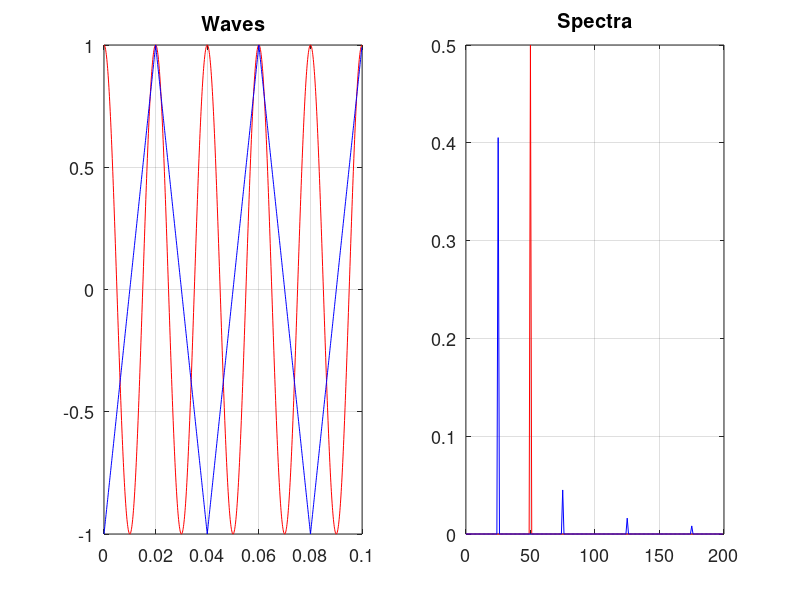
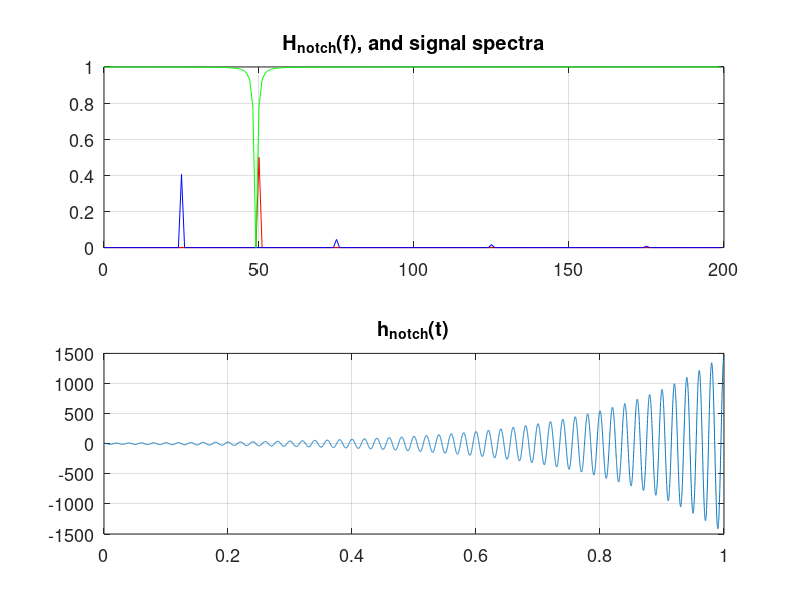
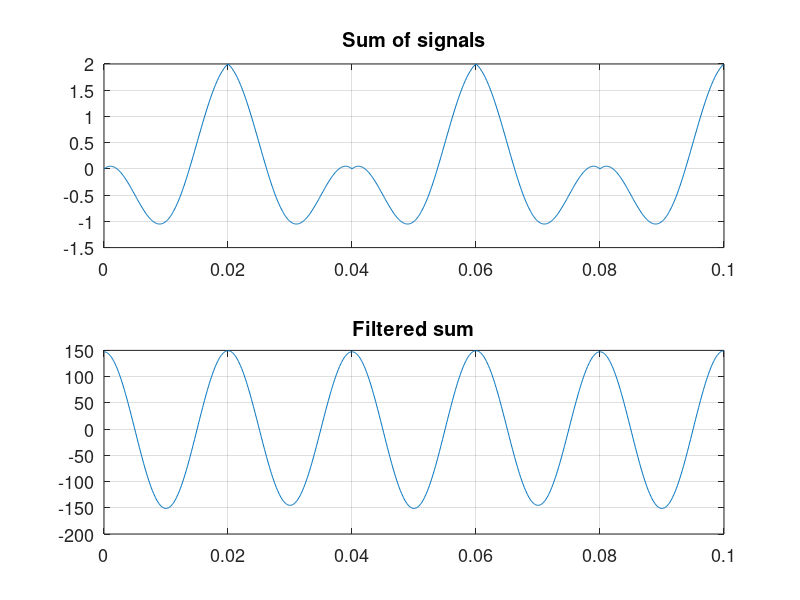

MATLAB code for these plots, in order:
% file: e6_7_tri_cosine_notch.m  % Notch filter to remove a cosine from sum of triangle and cosine
% cosine: (red)  (red) frequency 50 Hertz, period 0.02
% Triangle: (blue) period 0.04 -> harmonics 25*k Hertz, k odd
% Sample=10000/second. Duration=1 second.
clear; close all; set(0,'defaultAxesFontSize',13);
t=[0:9999]/10000;
S=cos(2*pi*50*t); S=S'; % 50 Hertz sinusoid, then convert to column vector
T = [[-100:99]'*ones(1,25);[100:-1:-99]'*ones(1,25)]/100; T=T(:);  % 25 Hz triangle

FS=abs(fft(S))/10000;  % take FFTs to convert to freq domain
FT=abs(fft(T))/10000;   
t = [0:9999]/10000; f=[1:200];  % time and freq ranges for plotting
t1 = [1:1000];t10=(t1-1)/10000; 

figure % Signals and their spectra
 subplot(121),plot(t10,S(t1),'r',t10,T(t1),'b'),axis([0 0.1 -1 1]), grid on, title('Waves'),
 subplot(122),plot(f-1,FS(f),'r',f-1,FT(f),'b'),title('Spectra'), grid on

% Notch filter: Eliminate 50 Hz cosine
% Compute frequency response H(f)
% Ask user for alpha value for poles:
A = input('Type real part of notch filter poles (Ex: -3): ')  % -5 is optimal value
Z = j*2*pi*[-50, 50]'; P=Z+A;        % poles and zeros
NUM = poly(Z); DEN=poly(P);
H = polyval(NUM,j*2*pi*f)./polyval(DEN,j*2*pi*f);

[R P]=residue(NUM,DEN);  %Compute impulse response h(t) via partial fractions
h = real(R.'*exp(P*t));
figure, %Plot filter H(f) and h(t)
 subplot(211),plot(f-1,FS(f),'r',f-1,FT(f),'b',f-1,abs(H(f)),'g'),
   title('H_{notch}(f), and signal spectra'), grid on,
 subplot(212),plot(t,h),title('h_{notch}(t)'), grid on
% Convolve sum with impulse response h.
Z=(T+S)+real(ifft(fft(T+S).*fft(h')/10000)); 
figure, %Plot sum and filtered sum
 subplot(211),plot(t10,S(t1)+T(t1)),title('Sum of signals'), grid on,
 subplot(212),plot(t10,Z(t1)),title('Filtered sum'), grid on
